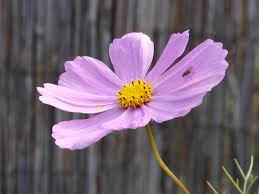
#> input picture Caltech PostGrad/1./flower.jfif, 259 x 194 px, found by its file name
$ jupyter execute --allow-errors 2.CV.ipynb
#> lines starting #> are read from the running program, lines starting #| are printed output that depends on the picture; after the words box and inside, x2 and y2 are one past the last pixel; in counts of white or black regions, pixels touching at a corner belong together
<U>COMPUTER VISION(DONE ON **GOOGLE COLAB**)</U>

[cell 1]
import cv2
import numpy as np
import matplotlib.pyplot as plt
print('All libraries imported')

[cell 2]
# read the image
from google.colab.patches import cv2_imshow
input_image=cv2.imread('/content/drive/MyDrive/Computer Vision/flower.jfif')
#> input_image is the input picture: shape (194, 259, 3); mean B, G, R 111.1, 97.2, 114
cv2_imshow(input_image)

[cell 3]
# get the height, widht and number of channels
input_image.shape
#> Out = (194, 259, 3)

[cell 4]
print("The height is:",input_image.shape[0],"the width is:",input_image.shape[1], "and the number of channels is:",input_image.shape[2])
#| The height is: 194 the width is: 259 and the number of channels is: 3

# Crop the image

[cell 5]
plt.imshow(input_image)

[cell 6]
# define coordinates for cropping
y_start,y_end=50,150 # height range
x_start,x_end=50,200 # width range

cropped_image=input_image[y_start:y_end,x_start:x_end]

cv2_imshow(cropped_image)

[cell 7]
# start row is 25% of total height and, starting col is 25% of total width
# end row is 75% of total height and, starting row is 75% of total width

height,width=input_image.shape[:2]
#> height = 194; width = 259

start_row,start_col=int(height*0.25),int(width*0.25)
#> start_row = 48; start_col = 64
end_row,end_col =int(height*0.75),int(width*0.75)
#> end_row = 145; end_col = 194

[cell 8]
cropped_image=input_image[start_row:end_row,start_col:end_col]
#> cropped_image: shape (97, 130, 3)

cv2_imshow(cropped_image)

Resize the image

[cell 9]
# open cv have a built in resize funtion what doesn't happens for the cropp function
width=200
height=300
resize_image=cv2.resize(input_image,(width,height))
cv2_imshow(resize_image)

[cell 10]
print(resize_image.shape)
#| (300, 200, 3)

[cell 11]
help(cv2.resize) #display documentation about the function

[cell 12]
# resize the image by a scaling factor
scaling_factor=0.5
resize_image_scale=cv2.resize(input_image,(0,0),fx=scaling_factor,fy =scaling_factor)
cv2_imshow(resize_image_scale)

[cell 13]
print(resize_image_scale.shape)
#| (97, 130, 3)

[cell 14]
input_image.shape
#> Out = (194, 259, 3)

[cell 15]
print(int(194*0.5))
print(int(259*0.5))

**Rotations**

[cell 16]
rotated_90_clockwise=cv2.rotate(input_image,cv2.ROTATE_90_CLOCKWISE)
cv2_imshow(rotated_90_clockwise)

[cell 17]
rotated_180_clockwise=cv2.rotate(input_image,cv2.ROTATE_180)
cv2_imshow(rotated_180_clockwise)

[cell 18]
rotated_90_counterclockwise=cv2.rotate(input_image,cv2.ROTATE_90_COUNTERCLOCKWISE)
cv2_imshow(rotated_90_counterclockwise)

**DIVIDDE BY 2 TO ROTATE THE IMAGE AROUND ITS CENTERS**

[cell 19]
height,width=input_image.shape[:2]

#the rotation angle if positive is counter clockwise and positive clockwise, this example is couterclockwise
rotation_matrix=cv2.getRotationMatrix2D((width/2,height/2),90,2)

#creation of rotated image, warpAffine will take the rotation matrix and perform the rotation defined with the the method
rotated_image=cv2.warpAffine(input_image,rotation_matrix,(width,height))

cv2_imshow(rotated_image)

**Flip the image**

[cell 20]
# outputs the original image without rotation
cv2_imshow(input_image)

[cell 21]
flipped=cv2.flip(input_image,0) #flips vertically because is set to zero
cv2_imshow(flipped)

[cell 22]
flipped=cv2.flip(input_image,1) #flips horizontally because is set to one
cv2_imshow(flipped)

[cell 23]
flipped=cv2.flip(input_image,-1) #flips both horizontally and vertically because is set to minus one
cv2_imshow(flipped)

[cell 24]
# with the method transpose x will become y and y will become x
transpose_image=cv2.transpose(input_image)
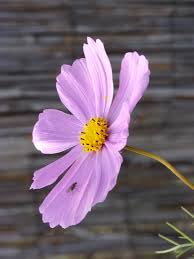
#> transpose_image: shape (259, 194, 3); mean B, G, R 111.1, 97.2, 114
cv2_imshow(transpose_image)

[cell 25]
print("the shape of original image is:",input_image.shape)
#| the shape of original image is: (194, 259, 3)
print("The shape of the transposed image is:",transpose_image.shape)
#| The shape of the transposed image is: (259, 194, 3)

**Arithmetic operations on image**

[cell 26]
#my image is a matrix we could do arithmetic operations
#if by example to a pixel that have the value 145 we add 50 the pixel will become more bright

Matrix_one=np.ones(input_image.shape,dtype='uint8') #creation of matrix where all the elements are one, the shape should be the same as the input_image
Matrix_one

[cell 27]
print(Matrix_one)
#> (printed output is left out)

[cell 28]
#Since it is all one and I want to be 175 I'm going to multiply by 175 the matrix
Matrix_one=np.ones(input_image.shape,dtype='uint8')*175
print(Matrix_one)
#> (printed output is left out)

[cell 29]
added_image=cv2.add(input_image,Matrix_one) # to add the image to the matrix both need to have the same shape or will give an error
cv2_imshow(input_image)
cv2_imshow(added_image)

In the two image above we can see the increase in the brightness

[cell 30]
# multiplying by 50 we decrease the brightness as we can see in the output
Matrix_one=np.ones(input_image.shape,dtype='uint8')*(50)
added_image=cv2.add(input_image,Matrix_one)
cv2_imshow(input_image)
cv2_imshow(added_image)

[cell 31]
# add scaler value to image
scalar=50
addde_image=cv2.add(input_image,scalar)
cv2_imshow(added_image)

# new image --> resize the image according to shape of input image and then apply adition

[cell 32]
input_image2=cv2.imread('/content/drive/MyDrive/Computer Vision/image2.jfif')
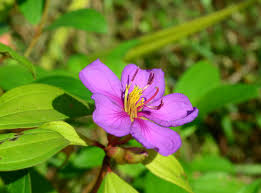
#> input picture Caltech PostGrad/1./image2.jfif, 261 x 193 px, found by its file name
#> input_image2 is the input picture: shape (193, 261, 3); mean B, G, R 47.5, 122.7, 107
cv2_imshow(input_image2)

[cell 33]
input_image2.shape
#> Out = (193, 261, 3)

[cell 34]
input_image.shape

[cell 35]
#resize the image to have the same shape as the input image
widht = 0
height=259
resized_image2 = cv2.resize(input_image2,(input_image.shape[1],input_image.shape[0]))
cv2_imshow(resized_image2)

[cell 36]
resized_image2 .shape

[cell 37]
cv2_imshow(input_image)

[cell 38]
#add the input image and input image2
added_new = cv2.add(input_image,resized_image2)
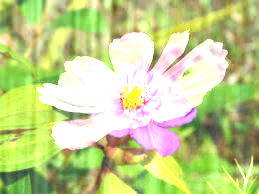
#> added_new: shape (194, 259, 3); mean B, G, R 140.4, 207.7, 194.7
cv2_imshow(added_new)

## In the image above we can see an overlay of both images(image_input and image_input2)

[cell 39]
image1=np.array([[100,150],[200,250]],dtype='uint8')
add1=cv2.add(image1,100)
print(add1)

[cell 40]
image2=np.array([[50,60],[70,80]],dtype='uint8')
add2=cv2.add(image1,image2)
print(add2)

[cell 41]
#this is differnt then using cv2 addition is numpy addition. And what it does is the module
# it sums 100+50 =150 150+60=210 and when it sums 200+70 it subtracts the result by 256
image1+image2

[cell 42]
print((200+70)-256)
print((250+80)-256)

Because it is images and it only goes from value between 0 and 255, it prevents the overflow. In the example above the maxim value of any sum will allways be 255, the pixel value for the color intensity only goes from 0 to 255

# Subtract the images

[cell 43]
# subtracting the MAtrix one will make the image more darker!!!
sub_image=cv2.subtract(input_image,Matrix_one)
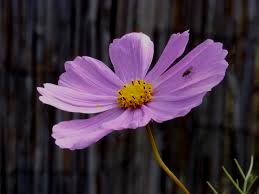
#> sub_image: shape (194, 259, 3); mean B, G, R 61.8, 47.4, 64
cv2_imshow(sub_image)

[cell 44]
# multiply two images
multiply_image= cv2.multiply(input_image,Matrix_one)

cv2_imshow(multiply_image)

when the mutiplication operation happens some of the values will have values higher then 255 and for that reason they won't be displayed.
We will need to create code to go around this situation to proper display the image. In the next cell will be the code to perform

[cell 45]
M=np.ones(input_image.shape,dtype='uint8')*2
#perform element wise multiplication
mul_image=cv2.multiply(input_image,M)
cv2_imshow(mul_image)

It is working because the factor it was passed is very small(2) if we pass a high factor like in the next example:

[cell 46]
M=np.ones(input_image.shape,dtype='uint8')*4
#perform element wise multiplication
mul_image=cv2.multiply(input_image,M)
#it this code we can control the clipping if the factor of multiplication will result in more then 255
mul_image = np.clip(mul_image,0,255) #SEE THIS BETTER IT STILL DOESNT MAKE MUCH SENSE TO ME!!!!!03:08:27
cv2_imshow(mul_image)

## In the next example if we want a factor of 1.5, since tge datatype is integer it will result in a error and we need to convert the datatype to float

[cell 47]
M=np.ones(input_image.shape,dtype='uint8')*1.5
#perform element wise multiplication
#> (the rest of this cell did not finish here and is left out)

[cell 48]
M=np.ones(input_image.shape,dtype='uint8')*1.5
#perform element wise multiplication
mul_image=cv2.multiply(input_image.astype('float'),M)
#it this code we can control the clipping if the factor of multiplication will result in more then 255
mul_image = np.clip(mul_image,0,255) #SEE THIS BETTER IT STILL DOESNT MAKE MUCH SENSE TO ME!!!!!03:08:27
cv2_imshow(mul_image)

Both addition and multiplication increase the brightness of the the image, in the multiplication we have more control of the brightness. In addition we add a sclar and we willl have a cap of 255. Multiplication have more potential of control of the brighness of the image.
Multiplication can give us a value superior to 255 and we can do cliping to control the losses due to excessive brightness.

## Division

[cell 49]
#If we divide an image by a factor the pixel values will be smaller and the images will get darker
M=np.ones(input_image.shape,dtype='uint8')*1.5
#perform element wise multiplication
mul_image=cv2.divide(input_image.astype('float'),M)
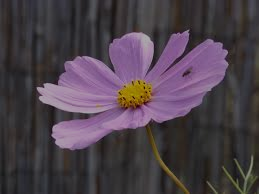
#> mul_image: shape (194, 259, 3) float64; mean B, G, R 74.1, 64.8, 76
#it this code we can control the clipping if the factor of multiplication will result in more then 255
mul_image = np.clip(mul_image,0,255) #SEE THIS BETTER IT STILL DOESNT MAKE MUCH SENSE TO ME!!!!!03:08:27
cv2_imshow(mul_image)

## Division and multiplication allow better control of the factor compared to addition or subtraction

# Bit wise operator

[cell 50]
#03:18:0

# 0 1 0 - > the result of zero and one is zero
# 1 1 1 -> the result of one and one is one

#bitwise operators are usied for masking purposes

[cell 51]
# bit wise and example
M= np.ones(input_image.shape,dtype='uint8')*100
bit_wise_and=cv2.bitwise_and(input_image,M)
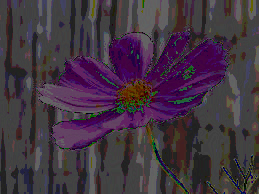
#> bit_wise_and: shape (194, 259, 3); mean B, G, R 65.4, 52.3, 66.6
cv2_imshow(bit_wise_and)

[cell 52]
#bit wise or example
M= np.ones(input_image.shape,dtype='uint8')*100
bit_wise_or=cv2.bitwise_or(input_image,M)
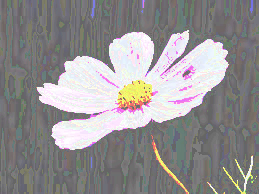
#> bit_wise_or: shape (194, 259, 3); mean B, G, R 145.7, 144.9, 147.4
cv2_imshow(bit_wise_or)

### <u>In the bit wise or we can see the background is masked and!!!!</u>

# Thresholding

[cell 53]
cv2_imshow(input_image)

[cell 54]
#convert image to grayscale so it is more easy to see the threshold effect
gray_scale=cv2.cvtColor(input_image,cv2.COLOR_BGR2GRAY)
cv2_imshow(gray_scale)

[cell 55]
# values below 127 goes to 0,  above goes to 255
ret,thresh1=cv2.threshold(gray_scale,127,255,cv2.THRESH_BINARY)
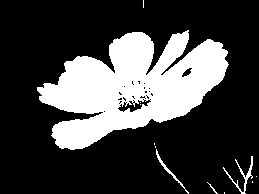
#> thresh1: shape (194, 259); 25.8% white; 12 white regions (8 under 20 px), largest, box (x1, y1, x2, y2) and area: (37, 30, 229, 150) 12585, (223, 156, 253, 194) 192, (156, 149, 189, 194) 122, (207, 182, 218, 194) 21
cv2_imshow(thresh1)

### BINARY INVERSE - Thresholding

```
# This is formatted as code
```

[cell 56]
#Using Binary inverse the values below 127 will to to 255 and the values above 127 will go to 0
ret,thresh1=cv2.threshold(gray_scale,127,255,cv2.THRESH_BINARY_INV)
cv2_imshow(thresh1)

###TRUNCATE - Thresholding

[cell 57]
ret,thresh1=cv2.threshold(gray_scale,127,255,cv2.THRESH_TRUNC) #values above 127 are 127
cv2_imshow(thresh1)

[cell 58]
ret,thresh1=cv2.threshold(gray_scale,127,255,cv2.THRESH_BINARY)
cv2_imshow(thresh1)
ret,thresh2=cv2.threshold(gray_scale,127,255,cv2.THRESH_BINARY_INV)
cv2_imshow(thresh2)
ret,thresh3=cv2.threshold(gray_scale,127,255,cv2.THRESH_TRUNC) #VALUES AOVE 127 ARE 127
cv2_imshow(thresh3)
ret,thresh4=cv2.threshold(gray_scale,127,255,cv2.THRESH_TOZERO) # BELOW 127 ARE ZERO
cv2_imshow(thresh4)
ret,thresh5=cv2.threshold(gray_scale,127,255,cv2.THRESH_TOZERO_INV) # ABOVE 127 ZERO
cv2_imshow(thresh5)

[cell 59]
# One of the limitations of this method is that we need to provide a threshold value
# a better aproach is an adaptive thrershold/dynamic

# Adaptive threshold

Adaptive threshold gives different thresholds for different regions of the same image and gives better results for images with varying ilumination.

cv2.adaptiveThreshold -> funtion fot adaptive threshold

[cell 60]
thresh=cv2.adaptiveThreshold(gray_scale,255,cv2.ADAPTIVE_THRESH_MEAN_C,cv2.THRESH_BINARY,3,5)
#> thresh: shape (194, 259); 91.4% white; black in thin lines or dots
cv2_imshow(thresh)

* Passing gray scale and the maximum value aloud is 255
* cv2.ADAPTIVE_THRESH_MEAN_C - the threshold method uses the mean of the neighbourhood area
* cv2.THRESH_BINARY - binary thresholding type where the pixels are set either to zero or 255 based on threshold
* Passing 3 and 5 , where 3 is the size of the local neighbourhood and 5 is the constant subtracted from the mean

### The ouput have some noise what doesn 't happen in the example above, but we can use filters to remove the noise

[cell 61]
# use of a gausssian filter to remove the noise of the image
image=cv2.GaussianBlur(gray_scale,(3,3),0)
cv2_imshow(image)

thresh=cv2.adaptiveThreshold(image,255,cv2.ADAPTIVE_THRESH_MEAN_C,cv2.THRESH_BINARY,3,5)
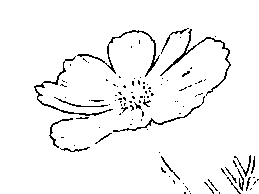
#> thresh: shape (194, 259); 95.7% white; black in thin lines or dots, all inside (x1, y1, x2, y2) = (34, 28, 259, 194)
cv2_imshow(thresh)

[cell 62]
_,thresh2=cv2.threshold(image,0,255,cv2.THRESH_BINARY+cv2.THRESH_OTSU)
#> thresh2: shape (194, 259); 25.6% white; 5 white regions (2 under 20 px), largest, box (x1, y1, x2, y2) and area: (37, 30, 229, 150) 12589, (234, 156, 253, 194) 134, (156, 151, 184, 188) 97
cv2_imshow(thresh2) # sep the background and foreground

This threshold(OTSU) automaticaly calculates the optimal threshold value based on the image histogram.

*cv2.THRESH_BINARY+cv2.THRESH_OTSU - Combination of booth of threshold

# Draw image and shapes

[cell 63]
image=np.zeros((512,512,3),dtype='uint8')
cv2_imshow(image)

[cell 64]
# draw a line
cv2.line(image,(0,0),(511,511),(255,0,0),5)
cv2_imshow(image)

[cell 65]
# draw a rectangle
image=np.zeros((512,512,3),dtype='uint8')
cv2.rectangle(image,(200,200),(400,400),(50,50,250),-1)
#> image: shape (512, 512, 3)
cv2_imshow(image)

[cell 66]
image=np.zeros((512,512,3),dtype='uint8')
# cv2.circle(image,center,radius,color,thickness)
cv2.circle(image,(250,250),(200),(50,50,250),-30)

[cell 67]
image=np.zeros((512,512,3),dtype='uint8')
# cv2.circle(image,center,radius,color,thickness)
cv2.circle(image,(250,250),(200),(50,50,250),30)

### with a negative thickness it fills the circle a positive will increase the thickness of the border of the circle

[cell 68]
# create polygon
image=np.zeros((512,512,3),dtype='uint8')
cv2.polylines(image, [np.array([[100,300],[200,200],[400,300]])], True, (0,255,0), 3)
cv2_imshow(image)

[cell 69]
# add text in my image
image=np.zeros((612,612,3),dtype='uint8')
font=cv2.FONT_HERSHEY_SIMPLEX
cv2.putText(image, 'Hello World', (50,300), font,2,(255,255,255),2,cv2.LINE_AA)
cv2_imshow(image)

[cell 70]
image=np.zeros((612,612,3),dtype='uint8')
font=cv2.FONT_HERSHEY_DUPLEX # the text will be bold
cv2.putText(image, 'Hello World', (50,300), font,2,(255,255,255),2,cv2.LINE_AA)
cv2_imshow(image)

# **Reproduce** the following image!!!!

[cell 71]
image=np.zeros((512,512,3),dtype='uint8')
cv2.line(image,(0,0),(500,0),(255,0,0),5)
cv2.rectangle(image,(200,200),(400,400),(50,50,250),1)
cv2.circle(image,(250,250),(200),(50,50,250),30)
cv2.polylines(image, [np.array([[100,300],[200,200],[400,300]])], True, (0,255,0), 3)
font=cv2.FONT_HERSHEY_SIMPLEX
cv2.putText(image, 'Hello World', (50,300), font,2,(255,255,255),2,cv2.LINE_AA)
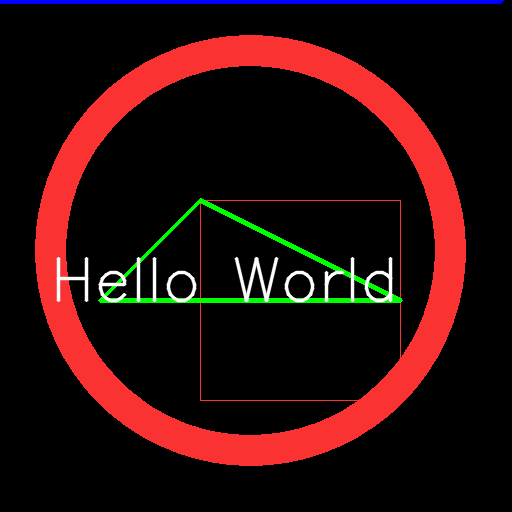
#> image: shape (512, 512, 3); mean of channels 0, 1, 2 12.3, 12.9, 40.4; drawn as B, G, R
cv2_imshow(image)
